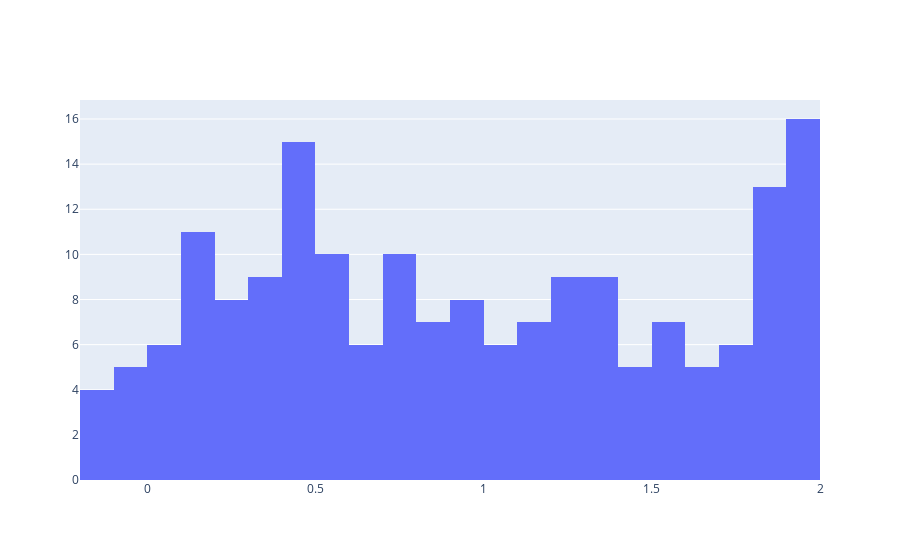

Notebook source saved alongside this figure:
### Code cell
tmp = xyz['z']-26

import plotly.graph_objects as go

fig = go.Figure(data=[go.Histogram(x=tmp, xbins=dict(start=-2, end=2, size=0.1))])
fig.show()

### Figure 1 — Plotly figure (JSON) as saved in the notebook; plotly's stock layout.template omitted (floating-point values rounded to 4 significant figures; data arrays with more than 128 entries replaced by an {"elided": "..."} marker saying what was removed)
{"data": [{"type": "histogram", "x": {"elided": "1779 float values"}, "xbins": {"end": 2, "size": 0.1, "start": -2}}], "layout": {}}
